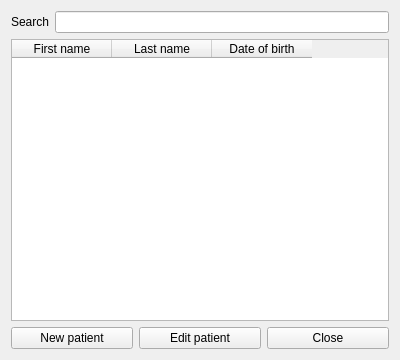
<?xml version="1.0" encoding="UTF-8"?>
<ui version="4.0">
 <class>PatientList</class>
 <widget class="QWidget" name="PatientList">
  <property name="geometry">
   <rect>
    <x>0</x>
    <y>0</y>
    <width>400</width>
    <height>360</height>
   </rect>
  </property>
  <property name="windowTitle">
   <string>Patient list</string>
  </property>
  <layout class="QVBoxLayout" name="verticalLayout">
   <item>
    <layout class="QHBoxLayout" name="horizontalLayout">
     <item>
      <widget class="QLabel" name="label">
       <property name="text">
        <string>Search</string>
       </property>
      </widget>
     </item>
     <item>
      <widget class="QLineEdit" name="lineEdit"/>
     </item>
    </layout>
   </item>
   <item>
    <widget class="QTableWidget" name="PatientTable">
     <property name="editTriggers">
      <set>QAbstractItemView::EditTrigger::NoEditTriggers</set>
     </property>
     <column>
      <property name="text">
       <string>First name</string>
      </property>
     </column>
     <column>
      <property name="text">
       <string>Last name</string>
      </property>
     </column>
     <column>
      <property name="text">
       <string>Date of birth</string>
      </property>
     </column>
    </widget>
   </item>
   <item>
    <layout class="QHBoxLayout" name="horizontalLayout_2">
     <item>
      <widget class="QPushButton" name="NewPatientButton">
       <property name="text">
        <string>New patient</string>
       </property>
      </widget>
     </item>
     <item>
      <widget class="QPushButton" name="EditPatientButton">
       <property name="text">
        <string>Edit patient</string>
       </property>
      </widget>
     </item>
     <item>
      <widget class="QPushButton" name="CloseButton">
       <property name="text">
        <string>Close</string>
       </property>
      </widget>
     </item>
    </layout>
   </item>
  </layout>
 </widget>
 <resources/>
 <connections/>
</ui>
